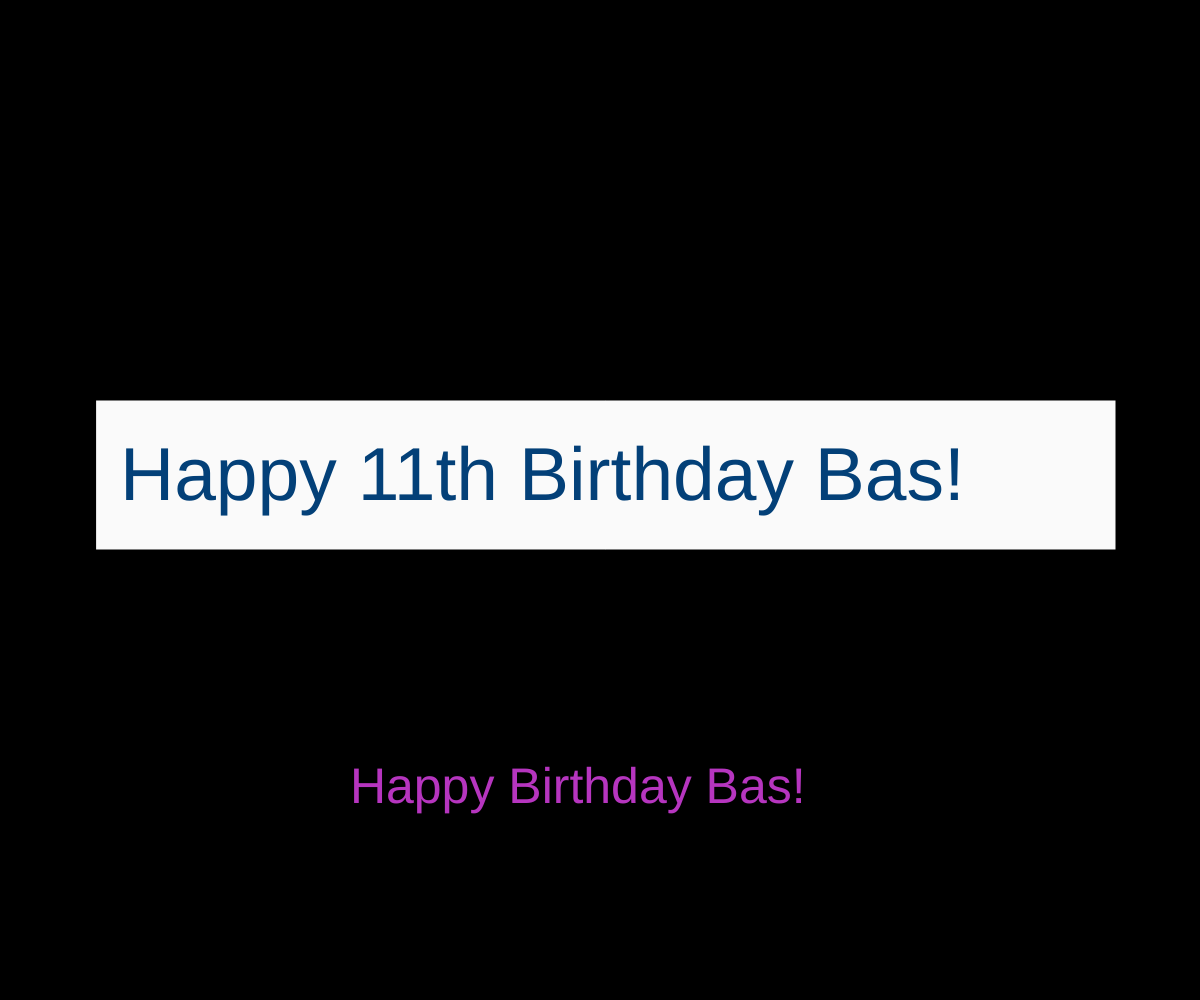
Frame 1 (no input)
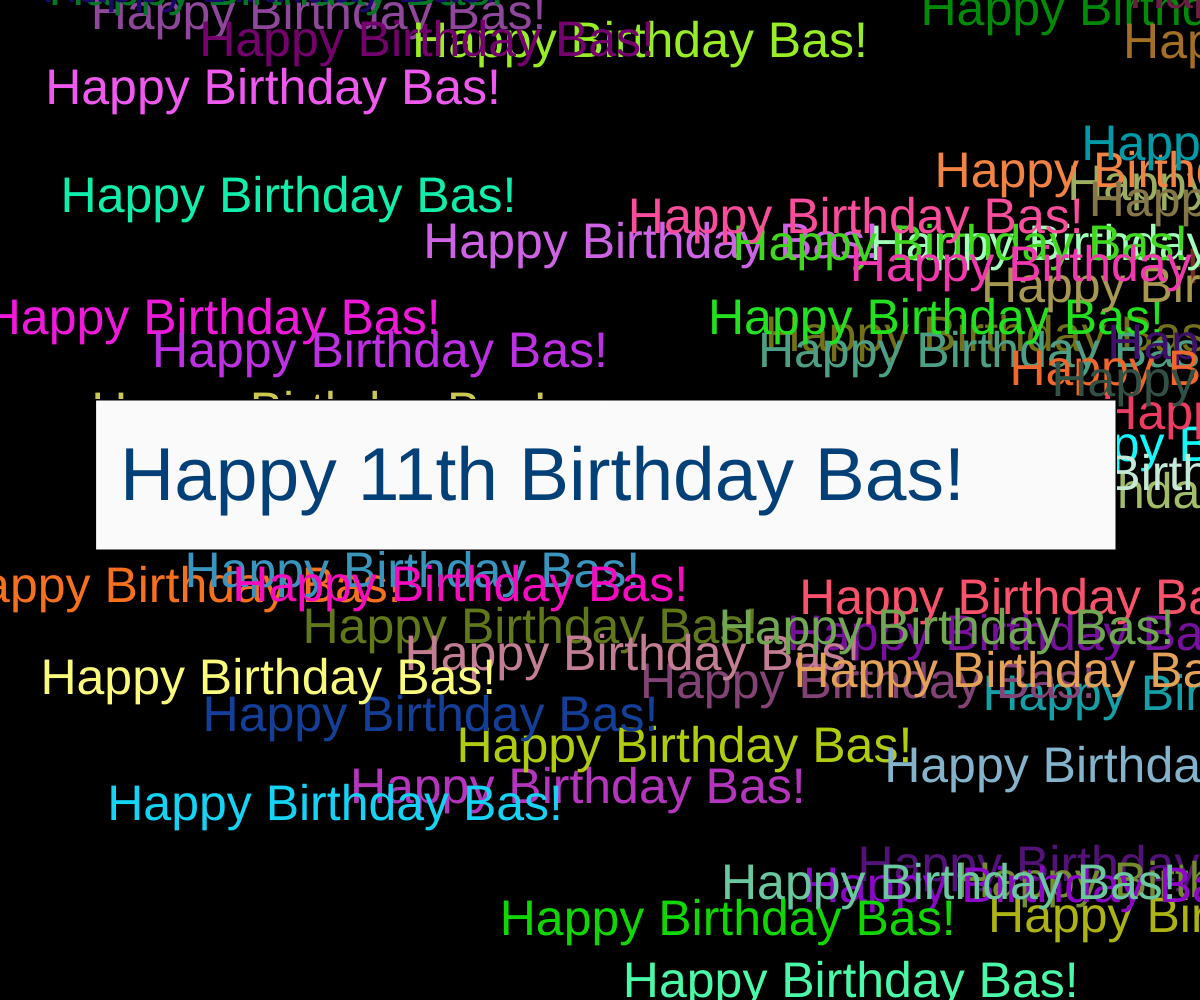
Frame 60 (no input)
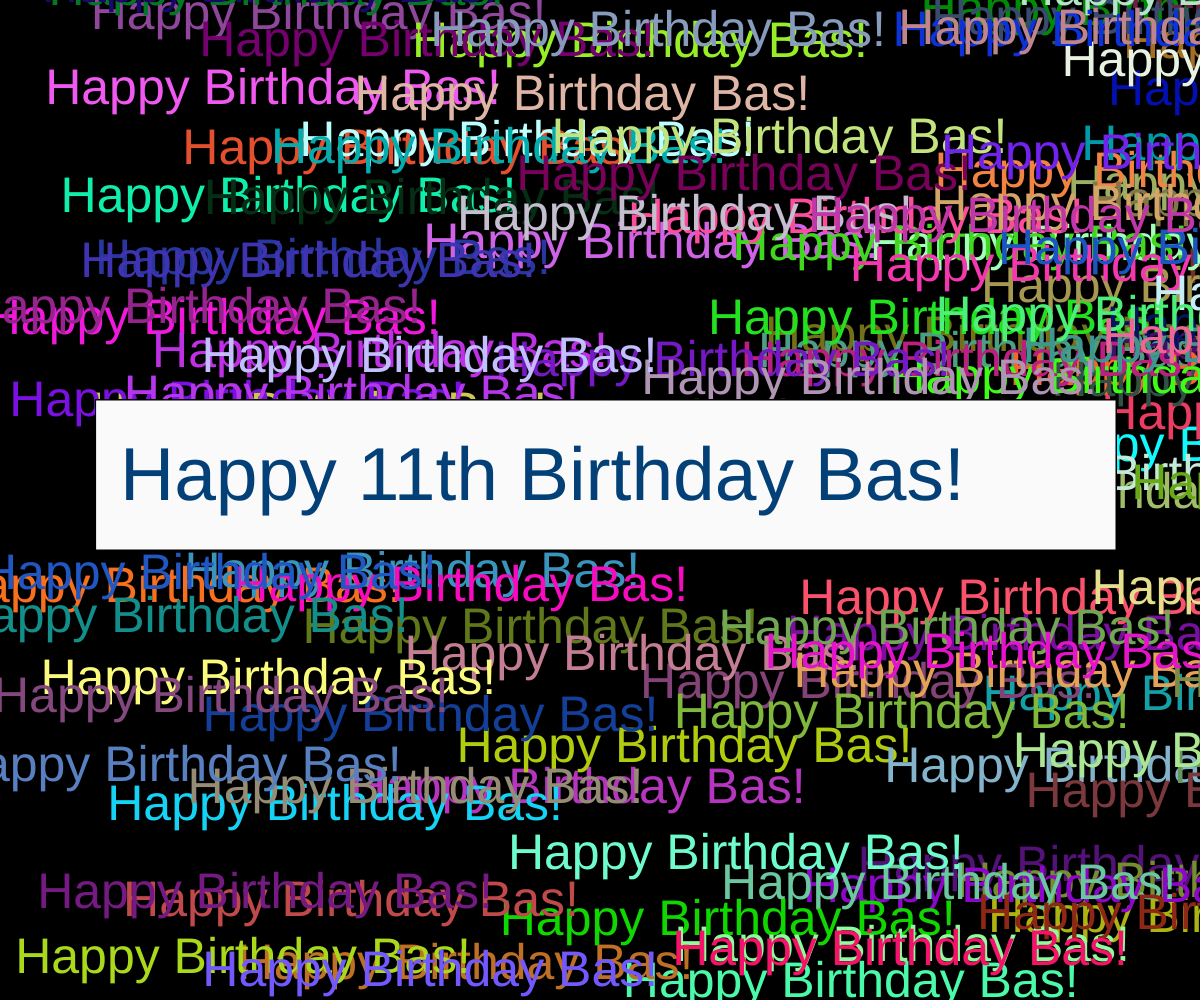
Frame 120 (the mouse pressed at the canvas centre since frame 60)

The p5.js sketch that drew these frames (run headless with seeded random() and noise() and a simulated clock; from frame 60 on, the mouse is pressed at the canvas centre):

// p5.js sketch
// ── sketch.js
function setup() {
    createCanvas(windowWidth, windowHeight);
    background(0);
  

}

function draw() {
    fill(random(0, 255), random(0, 255), random(0, 255));
    textSize(50);
    text("Happy Birthday Bas!", random(-100, windowWidth), random(0, windowHeight));

    fill(250);
    rect(windowWidth*0.08, windowHeight*0.4, windowWidth - windowWidth*0.15, windowHeight*0.15 );

    fill(3, 64, 120);
    textSize(75);
    text("Happy 11th Birthday Bas!", windowWidth*0.1, windowHeight/2 );
}
